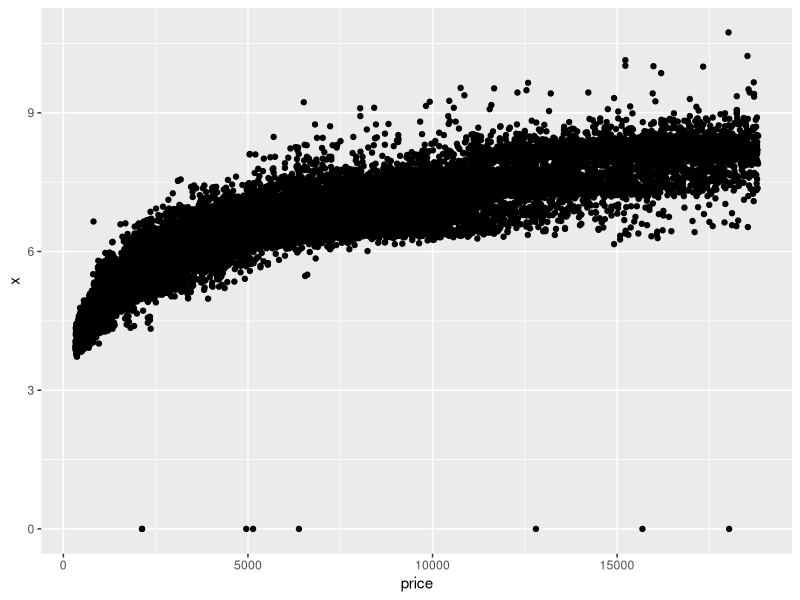
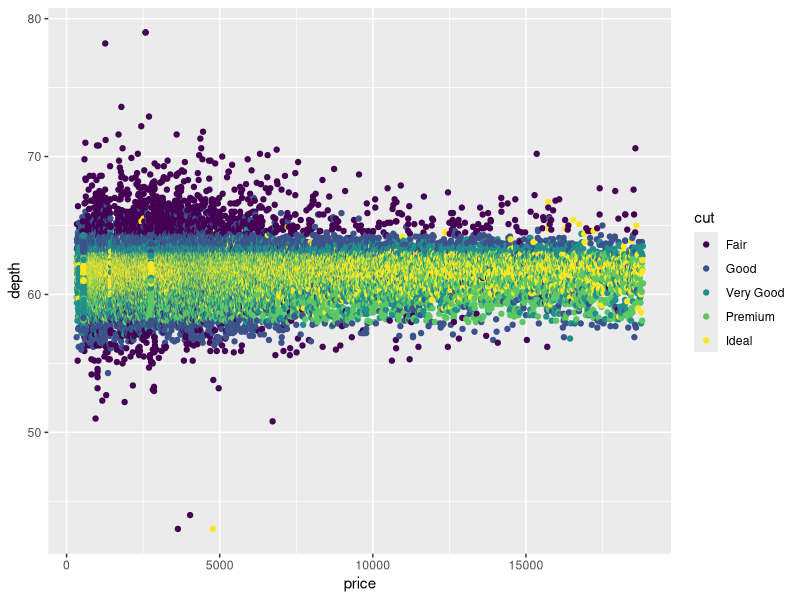
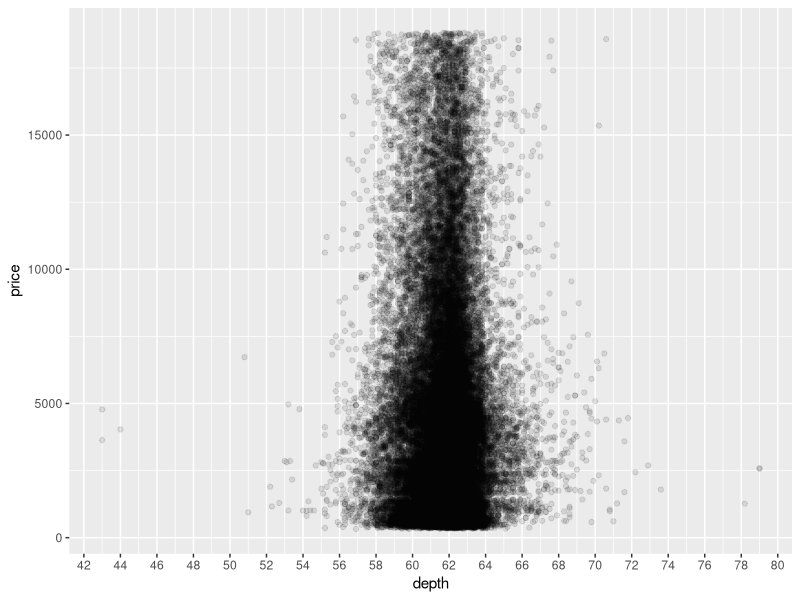
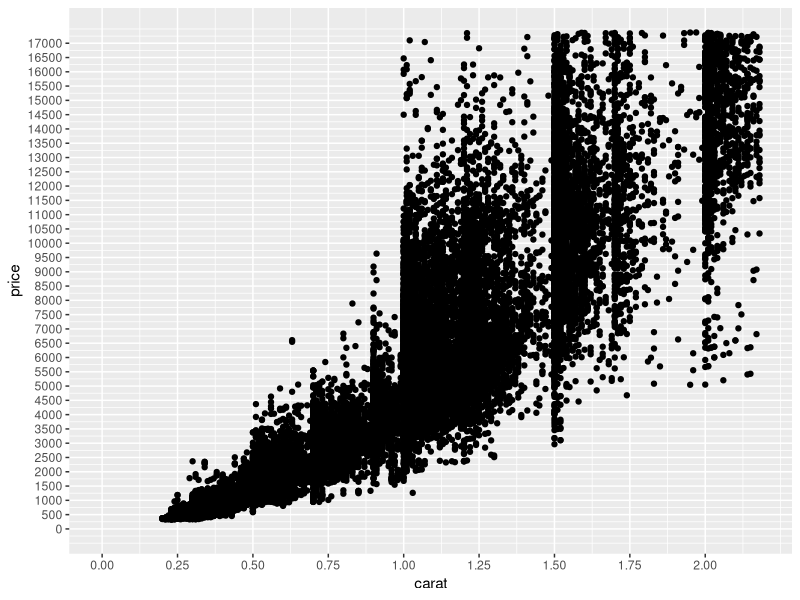
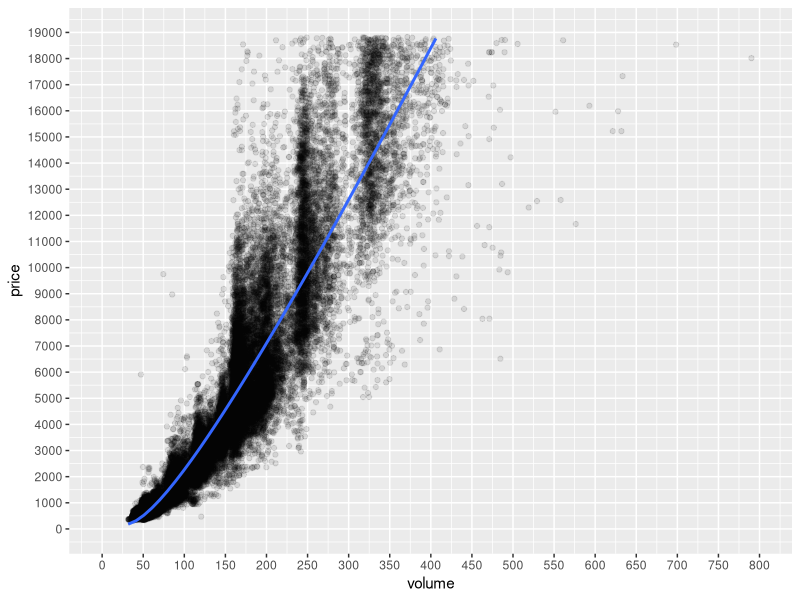
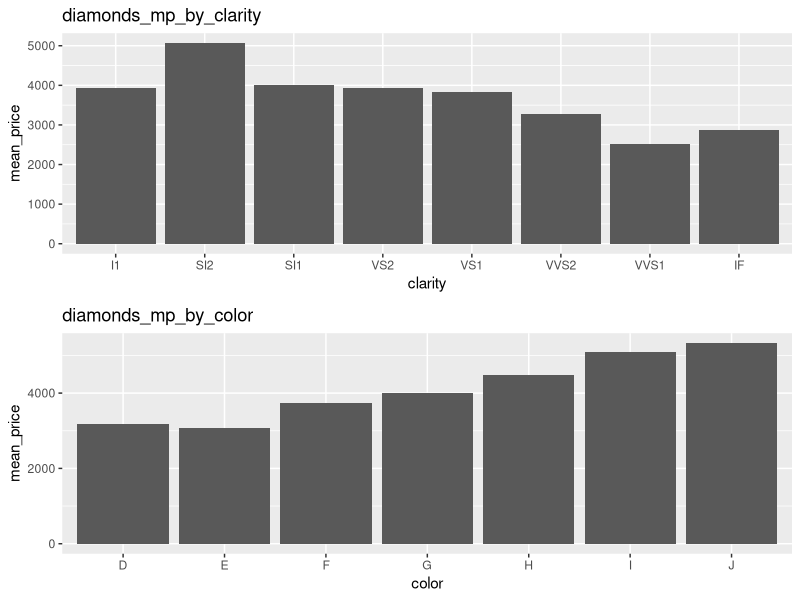

Reproduce these figures in R, in order.
## ---- chunk 1
setwd("D:/R/Udacity/EDA_Course_Materials/lesson4")
## ---- chunk 2
library(ggplot2)
ggplot(diamonds, aes(price, x)) + geom_point()

## ---- chunk 3
qplot(price, depth, data = diamonds, colour = cut) 
## ---- chunk 4
ggplot(data = diamonds, aes(x = depth, y = price)) + 
  geom_point(alpha=0.1) +
  scale_x_continuous(breaks = seq(0,80,2))
cor(diamonds$depth, diamonds$price)
## ---- chunk 5
qplot(carat, price, data = diamonds) +

    scale_x_continuous(lim = c(0,2.18), breaks = seq(0,2.18,0.25)) +
    scale_y_continuous(lim = c(0, 17378), breaks = seq(0,17378,500))

## ---- chunk 6
# create new column
diamonds$volume = diamonds$x * diamonds$y * diamonds$z
new_data <- subset(diamonds, volume != 0 & volume < 800)

ggplot(aes(x=volume, y=price), data = new_data) +
    geom_point(alpha=0.1) +
    stat_smooth(method = "lm", formula = y ~ x + I(x^0.3), size = 1) +
    scale_x_continuous(lim = c(0,800), breaks = seq(0,800,50)) +
    scale_y_continuous(lim = c(0, 19000), breaks = seq(0,19000,1000))
cor(new_data$price, new_data$volume)
## ---- chunk 7
library(dplyr)
a <- group_by(diamonds, clarity)
diamondsByClarity <- summarise(a, mean_price = mean(price), median_price = median(price), min_price = min(price), max_price = max(price), n = n())
select(diamondsByClarity, -clarity)
## ---- chunk 8
library(dplyr)
library(gridExtra)

diamonds_by_clarity <- group_by(diamonds, clarity)
diamonds_mp_by_clarity <- summarise(diamonds_by_clarity, mean_price = mean(price))

diamonds_by_color <- group_by(diamonds, color)
diamonds_mp_by_color <- summarise(diamonds_by_color, mean_price = mean(price))

p1 = ggplot(diamonds_mp_by_clarity, 
            aes(x = clarity, y = mean_price)) + 
            labs(title = "diamonds_mp_by_clarity") +
            geom_bar(stat='identity') 
p2 = ggplot(diamonds_mp_by_color, 
            aes(x = color, y = mean_price)) + 
            labs(title = "diamonds_mp_by_color") +
            geom_bar(stat='identity') 

grid.arrange(p1, p2, ncol = 1)
